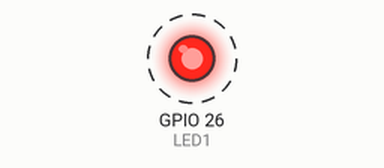
A sketch run on a simulated ESP32. Shown: output pins drawn as LEDs (lit = HIGH). Dashed ring = blinking. What the sketch prints to the serial monitor is not drawn.

Above: at 0.5 s.
Timing chart, 0 to 4.6 s (numbered marks = the images above):
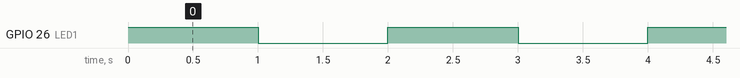

Measured:
- by itself, GPIO 26 (LED1): alternates HIGH for 1.0 s and LOW for 1.0 s

The sketch:

sketch.ino
```cpp
int LED1 = 26;
int count = 1;
void setup() {
  Serial.begin(115200);
  pinMode(LED1, OUTPUT);
}
void loop() {
  digitalWrite(LED1, HIGH);
  Serial.print("Hello ");
  Serial.println(count);
  delay(1000);
  digitalWrite(LED1, LOW);
  delay(1000);
  count++;
}
```
